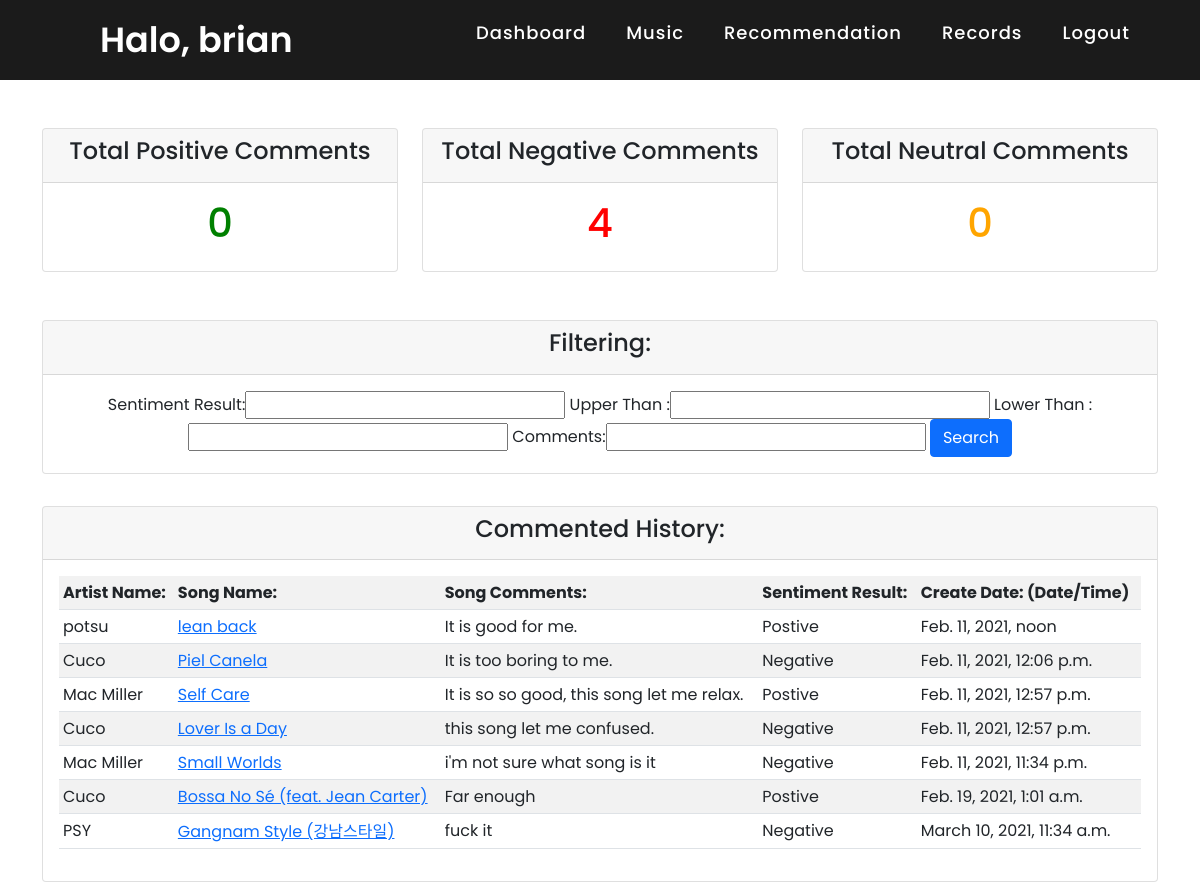
Page /records/ (signed in) on the earlier database version.
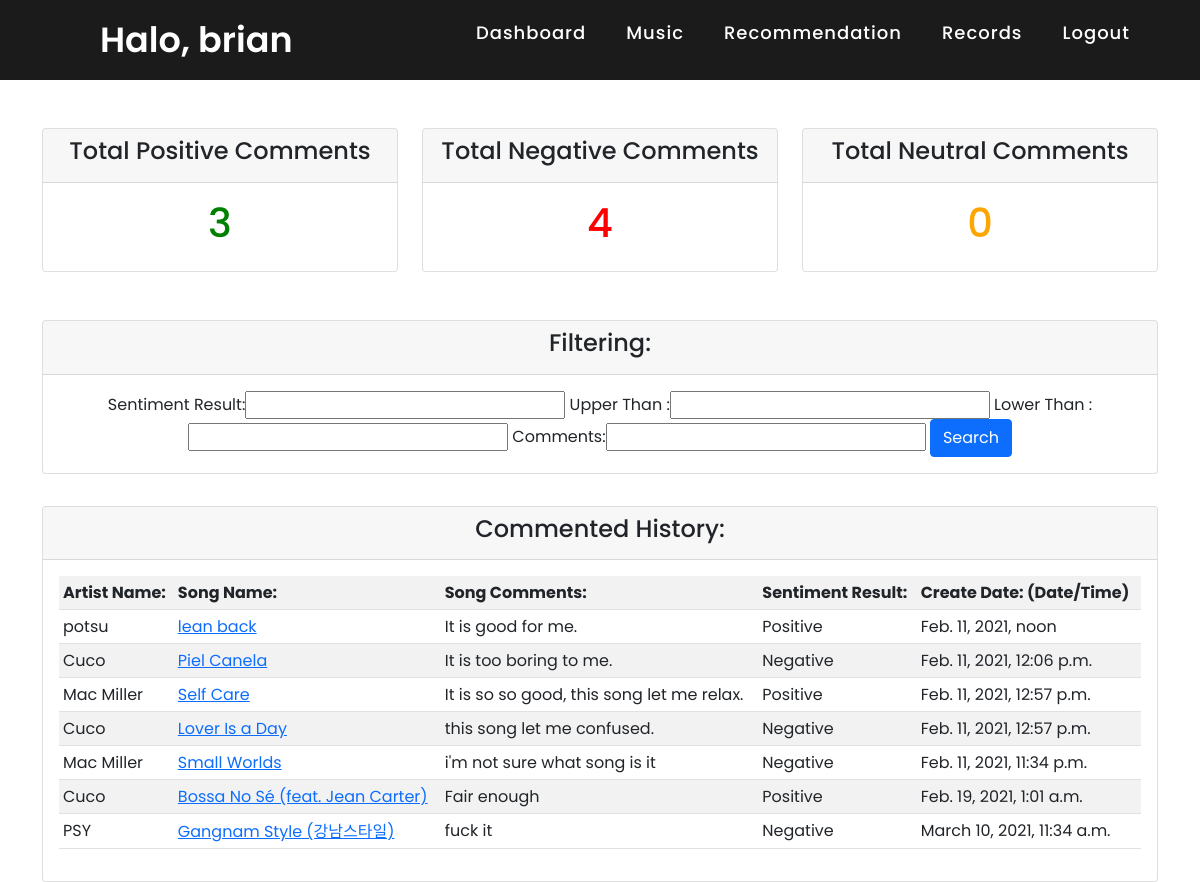
Same page on the later database version.
### accounts/models.py (models this page shows, shortened)
class Sentiment_Records(models.Model):
    song_comments = models.TextField(max_length=500)
    sentiment_result = models.TextField(max_length=200)
    sentiment_polarity = models.FloatField(validators=[MinValueValidator(-1), MaxValueValidator(1)])
    sentiment_subjectivity = models.FloatField(validators=[MinValueValidator(0), MaxValueValidator(1)])
    date_created = models.DateTimeField(auto_now_add=True, null=True)
    usr = models.ForeignKey(User, null=True, on_delete=models.SET_NULL)
    song = models.ForeignKey(Songs, null=True, on_delete=models.SET_NULL)

class Songs(models.Model):
    artist_name = models.TextField(max_length=200)
    Song_name = models.TextField(max_length=200)
    album_name = models.TextField(max_length=200)
    track_number =  models.TextField(max_length=100)
    release_date = models.TextField(max_length=100)
    popularity = models.IntegerField(default=0)
    songs_id = models.TextField(max_length=100)
    Song_image = models.TextField(max_length=500)
    Song_preview = models.TextField(max_length=500)
    date_created = models.DateTimeField(auto_now_add=True, null=True)
    likes = models.ManyToManyField(User, related_name='songs_post')

### accounts/views.py (the view)
# urls.py: path('records/', views.recordsPage, name = "records"),
@login_required(login_url='login')
def recordsPage(request):
	positive_count = Sentiment_Records.objects.filter(Q(sentiment_result__exact="Positive") & Q(usr__exact=request.user)).count()
	negative_count = Sentiment_Records.objects.filter(Q(sentiment_result__exact="Negative") & Q(usr__exact=request.user)).count()
	neutral_count = Sentiment_Records.objects.filter(Q(sentiment_result__exact="Neutral") & Q(usr__exact=request.user)).count()
	specific_comments = Sentiment_Records.objects.filter(usr__exact=request.user)
	comment_filters = commentsFilters(request.GET, queryset=specific_comments)
	specific_comments = comment_filters.qs
	context = {'positive_count':positive_count, 'negative_count':negative_count, 'neutral_count':neutral_count , 'specific_comments':specific_comments, 'comment_filters':comment_filters}
	return render(request, 'accounts/records.html', context)

### accounts/templates/accounts/records.html (shortened to what this page needs)
{% extends 'accounts/main.html' %}
   {% block content %}
					<br>
					<br>
   <div class="row">
		<div class="col-md-12">
			<div class="row">
				<div class="col-md-4">
					<div class="card text-center">
					  	<div class="card-header">
					  		<h4 class="card-title">Total Positive Comments</h4>
					  	</div>
					  	<div class="card-body">
					    	<h1 class="card-title"><font color="green">{{positive_count}}</font></h1>
					  	</div>
					</div>
				</div>
				<div class="col-md-4">
					<div class="card text-center">
					  	<div class="card-header">
					  		<h4 class="card-title">Total Negative Comments</h4>
					  	</div>
					  	<div class="card-body">
					    	<h1 class="card-title"><font color="red">{{negative_count}}</font></h1>
					  	</div>
					</div>
				</div>
				<div class="col-md-4">
					<div class="card text-center">
					  	<div class="card-header">
					  		<h4 class="card-title">Total Neutral Comments</h4>
					  	</div>
					  	<div class="card-body">
					    	<h1 class="card-title"><font color="orange">{{neutral_count}}</font></h1>
					  	</div>
					</div>
				</div>
			</div>
					<br>
					<br>
			<div class="row">
				<div class="col-md-12">
					<div class="card text-center">
						<div class="card-header">
							<h4 class="card-title">Filtering: </h4>
						</div>
						<div class="card-body">
							<form method="get">
								{{comment_filters.form}}
								<button class="btn btn-primary" type="submit">Search</button>
							</form>
						</div>
					</div>
				</div>
				<p><p>
				<div class="col-md-12">
					<div class="card text-center">
					  	<div class="card-header">
					  		<h4 class="card-title">Commented History: </h4>
					  	</div>
					  	<div class="card-body">
							 <table class="table table-sm table-striped table-hover">
								<tr>
									<th>Artist Name: </th>
									<th>Song Name: </th>
									<th>Song Comments: </th>
									<th>Sentiment Result: </th>
									<th>Create Date: (Date/Time) </th>
								</tr>
								{% for x in specific_comments %}
								<tr>
									<td>{{x.song.artist_name}}</td>
									<td><a href ="{% url 'music_profile' x.song.id %}">{{x.song.Song_name}}</a></td>
									<td>{{x.song_comments}}</td>
									<td>{{x.sentiment_result}}</td>
									<td>{{x.date_created}}</td>
								</tr>
								{% endfor %}
							</table>
					  	</div>
					</div>
				</div>
			</div>
		</div>
	</div>
   {% endblock %}

### accounts/templates/accounts/main.html (shortened to what this page needs)
 {% load static %}
<html>
  <head>
    <link rel="stylesheet" type="text/css" href=" {% static 'css/nav.css' %} ">
    <link rel="stylesheet" type="text/css" href=" {% static 'css/music.css' %} ">
    <link href="https://cdn.jsdelivr.net/npm/bootstrap@5.0.0-beta1/dist/css/bootstrap.min.css" rel="stylesheet">
  </head>
  <body>
{% include 'accounts/navbar.html' %}
<div class="container">
 {% block content %}
 {% endblock content %}
</div>
</body>
</html>

### accounts/templates/accounts/navbar.html (shortened to what this page needs)
<nav>
      <div class="logo">
		Halo, {{request.user}}
	 </div>
      <ul>
      	{% if request.user.is_staff %}
      	<li><a href="{% url 'dashboard' %}">Dashboard</a></li>
      	{% endif %}
		<li><a href="{% url 'music' %}">Music</a></li>
		<li><a href="{% url 'recommendation' %}">Recommendation</a></li>
		<li><a href="{% url 'records' %}">Records</a></li>
		<li><a href="{% url 'logout' %}">Logout</a></li>
	  </ul>
</nav>

### accounts/static/css/nav.css (style rules this page uses)
* { margin: 0; padding: 0; box-sizing: border-box; font-family: 'Poppins', sans-serif; }
nav { display: flex; height: 80px; width: 100%; background: #1b1b1b; align-items: center; justify-content: space-between; padding: 0 50px 0 100px; flex-wrap: wrap; }
nav .logo { color: #fff; font-size: 35px; font-weight: 600; }
nav ul { display: flex; flex-wrap: wrap; list-style: none; }
nav ul li { margin: 0 5px; }
nav ul li a { color: #fff; text-decoration: none; font-size: 18px; font-weight: 500; padding: 8px 15px; border-radius: 5px; letter-spacing: 1px; }

Differences in the rows shown:
changed Sentiment_Records "It is good for me.": sentiment_result "Postive" → "Positive"
changed Sentiment_Records "It is so so good, this song let me relax.": sentiment_result "Postive" → "Positive"
changed Sentiment_Records "Bossa No Sé (feat. Jean Carter)": song_comments "Far enough" → "Fair enough"; sentiment_result "Postive" → "Positive"
Other differences:
{{ positive_count }}: "0" → "3"
